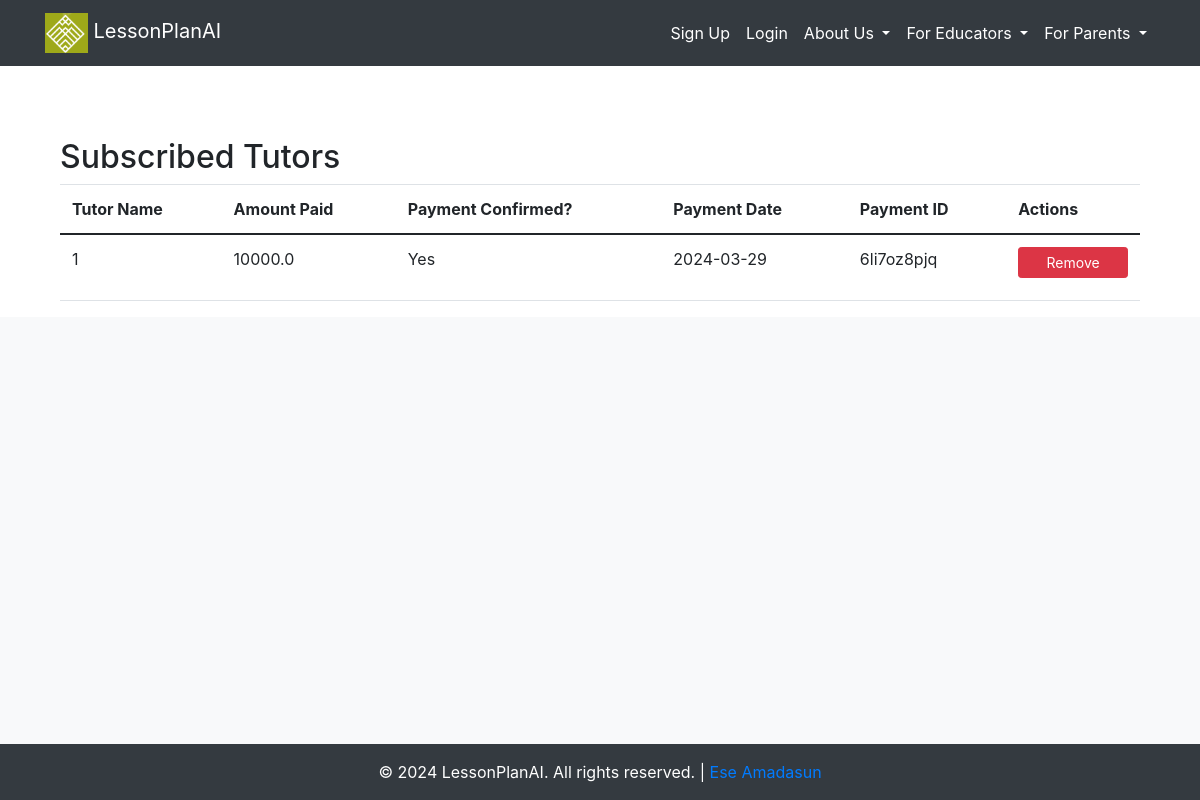
The app's page /subscribed-tutors, older data.
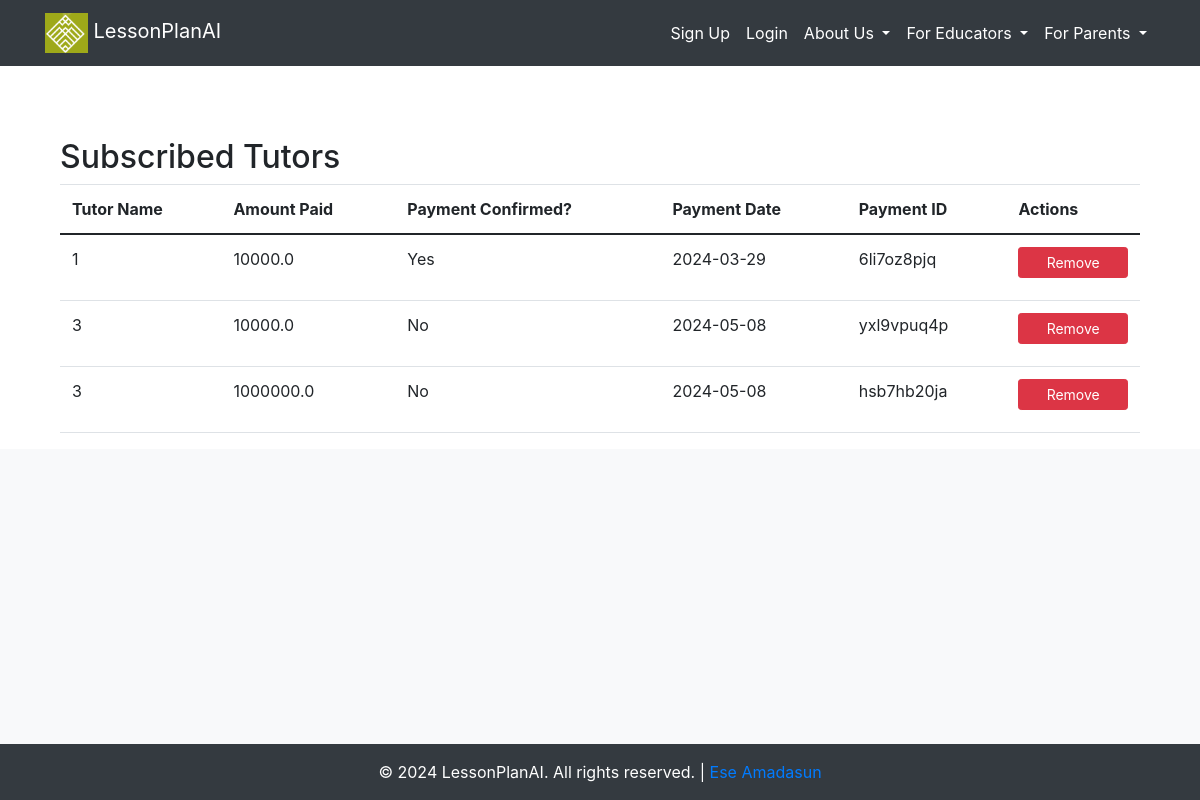
The same page, newer data.
### src/accounts/models.py (models this page shows, shortened)
class TutorFeePayment(db.Model):
    __tablename__ = "tutorfeepayment"
    id = db.Column(db.Integer, primary_key=True)
    tutor_id = db.Column(db.Integer, db.ForeignKey('tutor.id'), nullable=False)
    amount = db.Column(db.Float, nullable=False)
    paid = db.Column(db.Boolean, default=False)
    payment_date = db.Column(db.Date, nullable=False)
    paystack_tutorfeepayment_id = db.Column(db.String(50), nullable=False)
    tutor = db.relationship('Tutor', back_populates='fee_payments')

### src/core/views.py (the view)
@core_bp.route('/subscribed-tutors')
def subscribed_tutors():
    tutor_fee_payments = TutorFeePayment.query.all()
    return render_template('accounts/subscribed_tutors.html', tutor_fee_payments=tutor_fee_payments)

### src/templates/accounts/subscribed_tutors.html
{% extends "_base.html" %}
{% block content %}
<div class="container mt-5">
    <h2>Subscribed Tutors</h2>
    <table class="table">
        <thead>
            <tr>
                <th>Tutor Name</th>
                <th>Amount Paid</th>
                <th>Payment Confirmed?</th>
                <th>Payment Date</th>
                <th>Payment ID</th>
                <th>Actions</th>
            </tr>
        </thead>
        <tbody>
            {% for payment in tutor_fee_payments %}
            <tr>
                <td>{{ payment.tutor_id }}</td>
                <td>{{ payment.amount }}</td>
                <td>{{ 'Yes' if payment.paid else 'No' }}</td>
                <td>{{ payment.payment_date.strftime('%Y-%m-%d') }}</td>
                <td>{{ payment.paystack_tutorfeepayment_id }}</td>
                <td>
                    <a href="{{ url_for('core.delete_tutor_fee_payment', payment_id=payment.id) }}" class="btn btn-danger btn-sm">Remove</a>
                </td>
            </tr>
            {% endfor %}
        </tbody>
    </table>
</div>
{% endblock %}

### src/templates/_base.html (shortened to what this page needs)
<!DOCTYPE html>
<html>
<head>
    <link href="https://maxcdn.bootstrapcdn.com/bootstrap/4.5.2/css/bootstrap.min.css" rel="stylesheet">
    <link rel="stylesheet" type="text/css" href="/static/styles.css">
    <link href="https://stackpath.bootstrapcdn.com/bootstrap/4.3.1/css/bootstrap.min.css" rel="stylesheet">
    <link href="https://stackpath.bootstrapcdn.com/bootstrap/5.1.0/css/bootstrap.min.css" rel="stylesheet">
    <link rel="stylesheet" href="https://cdnjs.cloudflare.com/ajax/libs/font-awesome/6.1.1/css/all.min.css">
</head>
<body>
    {% include 'navigation.html' %}
    <div class="container mt-4">
        <div>
            {% block content %}
            {% endblock %}
        </div>
    </div>
    <div id="social-media" class="bg-light py-4">
    </div>
    <footer class="bg-dark text-white py-3">
        <div class="container text-center">
            &copy; 2024 LessonPlanAI. All rights reserved. |  <a href="mailto:amadasunese@gmail.com">Ese Amadasun</a>
        </div>
    </footer>
    <link rel="stylesheet" href="https://stackpath.bootstrapcdn.com/bootstrap/4.5.2/css/bootstrap.min.css">
</body>
</html>

### src/templates/navigation.html (shortened to what this page needs)
<header>
  <nav class="navbar navbar-expand-lg navbar-dark bg-dark">
      <div class="container">
          <a class="navbar-brand" href="{{ url_for('core.home') }}">
              <img src="{{ url_for('static', filename='images/fav.png') }}" alt="Logo" class="img-fluid" style="height: 40px;">
              LessonPlanAI
          </a>
          <div class="collapse navbar-collapse" id="navbarResponsive">
              <ul class="navbar-nav ml-auto">
            {% if not current_user.is_authenticated %}
            <li class="nav-item">
              <a class="nav-link" href="{{ url_for('accounts.register') }}">Sign Up</a>
            </li>
            <li class="nav-item">
              <a class="nav-link" href="{{ url_for('accounts.login') }}">Login</a>
            </li>
            {% endif %}
          <li class="nav-item dropdown">
            <a class="nav-link dropdown-toggle" href="#" id="navbarDropdownMenuLink" role="button" data-toggle="dropdown" aria-haspopup="true" aria-expanded="false">
                About Us
            </a>
        </li>
              <li class="nav-item dropdown">
                <a class="nav-link dropdown-toggle" href="#" id="navbarDropdownMenuLink" role="button" data-toggle="dropdown" aria-haspopup="true" aria-expanded="false">
                    For Educators
                </a>
            </li>
            <li class="nav-item dropdown">
              <a class="nav-link dropdown-toggle" href="#" id="navbarDropdownMenuLink" role="button" data-toggle="dropdown" aria-haspopup="true" aria-expanded="false">
                  For Parents
              </a>
          </li>
          </ul>
        </div>
      </div>
  </header>

### src/static/styles.css (style rules this page uses)
a { text-decoration: none; }
body { display: flex; flex-direction: column; min-height: 100vh; }
#social-media { flex: 1 0 auto; }
footer { flex-shrink: 0; }
.navbar-nav .nav-link { color: white !important; }
.navbar-nav { margin-bottom: 0; }
.navbar { padding-top: 0; padding-bottom: 20px; }
table { width: 100%; border-collapse: collapse; }
th, td { border: 1px solid black; padding: 8px; text-align: left; }
.btn { width: 100%; margin-bottom: 10px; }
body { background-color: #f4f4f4; color: #333; font-family: 'Arial', sans-serif; }

Row changes from the older to the newer data that the page shows:
added TutorFeePayment: tutor_id "3", amount "10000.0", paid "No", payment_date "2024-05-08", paystack_tutorfeepayment_id "yxl9vpuq4p"
added TutorFeePayment: tutor_id "3", amount "1000000.0", paid "No", payment_date "2024-05-08", paystack_tutorfeepayment_id "hsb7hb20ja"
